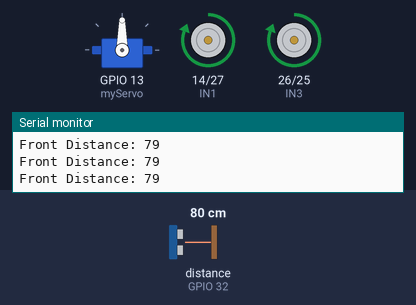
A sketch run on a simulated ESP32. Parts: servo, motor-driver pin pairs drawn as motors (green arrow = first pin HIGH = forward, orange = second pin HIGH = backward, longer = more drive), the last lines printed to the serial monitor. Wiring (inferred from the names in the program): ultrasonic range finder: trigger GPIO 33; echo GPIO 32. Inputs (shaded band) come from the test bench; at power-on: distance to the obstacle (sensor on GPIO 32) 80 cm. The echo pulse lasts 58.3 µs per cm.

Above: at 1.2 s.
1.3 s: distance to the obstacle (sensor on GPIO 32) set to 4 cm
At 2.51 s:
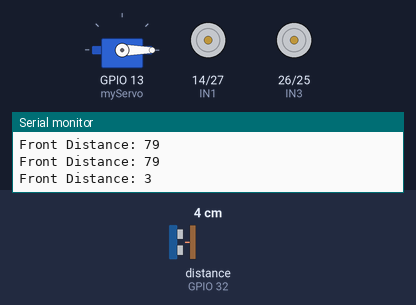
At 3.06 s:
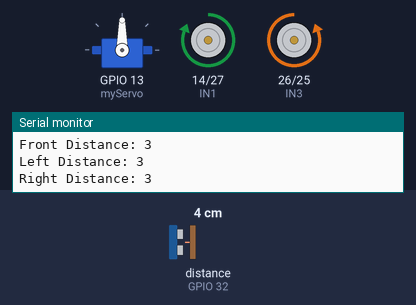
4.3 s: distance to the obstacle (sensor on GPIO 32) set to 2 cm
At 4.76 s:
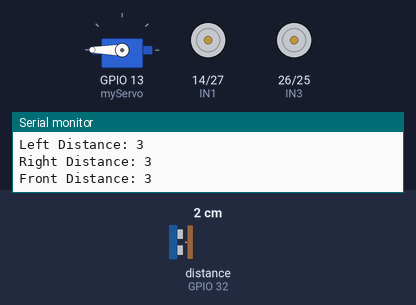
Timing chart, 0 to 13.3 s (numbered marks = the images above; inputs shaded):
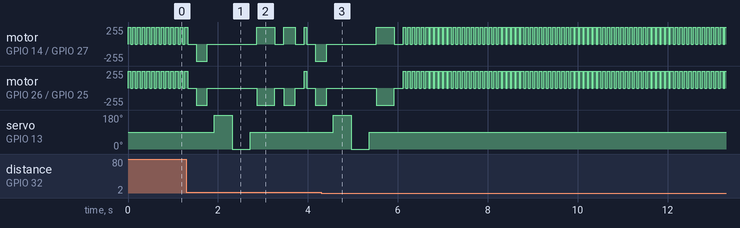

Measured:
- the behaviour switches between 4 and 3 cm on distance to the obstacle (sensor on GPIO 32) (found by bisection; images 2 and 3)
- after the input at 1.3 s, servo on GPIO 13 (myServo): 90° → 180° after 0.61 s, → 0° 0.40 s later, → 90° 0.40 s later
- after the input at 4.3 s, servo on GPIO 13 (myServo): goes on until 5.4 s, then stays 90°

The sketch:

ObstacleDetectionCar.ino
```cpp
#include <ESP32Servo.h>

#define IN1 14
#define IN2 27
#define IN3 26
#define IN4 25

#define TRIG 33
#define ECHO 32

Servo myServo;

int getDistance() {
  digitalWrite(TRIG, LOW);
  delayMicroseconds(2);

  digitalWrite(TRIG, HIGH);
  delayMicroseconds(10);

  digitalWrite(TRIG, LOW);

  long duration = pulseIn(ECHO, HIGH, 20000);
  int d = duration * 0.034 / 2;

  if (d < 3 || d > 200)
    return 100;

  return d;
}

void forwardSlow() {
  digitalWrite(IN1, HIGH);
  digitalWrite(IN2, LOW);
  digitalWrite(IN3, HIGH);
  digitalWrite(IN4, LOW);

  delay(60);

  digitalWrite(IN1, LOW);
  digitalWrite(IN2, LOW);
  digitalWrite(IN3, LOW);
  digitalWrite(IN4, LOW);

  delay(40);
}

void stopCar() {
  digitalWrite(IN1, LOW);
  digitalWrite(IN2, LOW);
  digitalWrite(IN3, LOW);
  digitalWrite(IN4, LOW);
}

void left() {
  digitalWrite(IN1, LOW);
  digitalWrite(IN2, HIGH);
  digitalWrite(IN3, HIGH);
  digitalWrite(IN4, LOW);
}

void right() {
  digitalWrite(IN1, HIGH);
  digitalWrite(IN2, LOW);
  digitalWrite(IN3, LOW);
  digitalWrite(IN4, HIGH);
}

void reverseShort() {
  digitalWrite(IN1, LOW);
  digitalWrite(IN2, HIGH);
  digitalWrite(IN3, LOW);
  digitalWrite(IN4, HIGH);

  delay(250);

  stopCar();
}

void setup() {
  Serial.begin(115200);

  pinMode(IN1, OUTPUT);
  pinMode(IN2, OUTPUT);
  pinMode(IN3, OUTPUT);
  pinMode(IN4, OUTPUT);

  pinMode(TRIG, OUTPUT);
  pinMode(ECHO, INPUT);

  myServo.attach(13);
  myServo.write(90);

  Serial.println("Obstacle Avoiding Car Started");
}

void loop() {

  forwardSlow();

  int front = getDistance();

  Serial.print("Front Distance: ");
  Serial.println(front);

  if (front < 30) {

    stopCar();
    delay(150);

    reverseShort();
    delay(150);

    // Scan Left
    myServo.write(180);
    delay(400);
    int leftDist = getDistance();

    // Scan Right
    myServo.write(0);
    delay(400);
    int rightDist = getDistance();

    // Center Servo
    myServo.write(90);
    delay(150);

    Serial.print("Left Distance: ");
    Serial.println(leftDist);

    Serial.print("Right Distance: ");
    Serial.println(rightDist);

    bool goLeft = (leftDist > rightDist);

    if (goLeft) {
      left();
      delay(400);
    } else {
      right();
      delay(400);
    }

    stopCar();
    delay(200);

    int frontCheck = getDistance();

    if (frontCheck < 30) {

      if (goLeft) {
        left();
        delay(250);
      } else {
        right();
        delay(250);
      }

      stopCar();
      delay(200);
    }
  }
}
```
